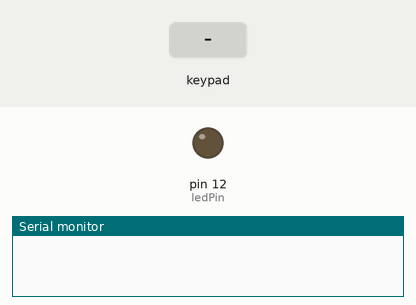
Bench run of a sketch on a simulated Arduino Uno, built with avr-gcc and run on an emulated ATmega328P. On the bench: output pins drawn as LEDs (lit = HIGH), the last lines printed to the serial monitor. Inputs (shaded band) come from the test bench.

Above: at 1.2 s.
1.3 s: keypad keys 1 2 3 = pressed 0.4 s apart
At 3.6 s:
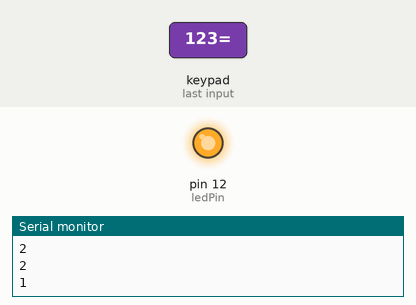
4.4 s: key '1' pressed
At 5.1 s:
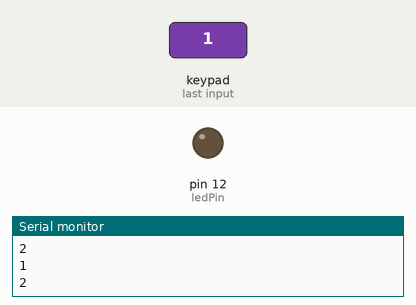
Timing chart, 0 to 7.4 s (numbered marks = the images above; inputs shaded):
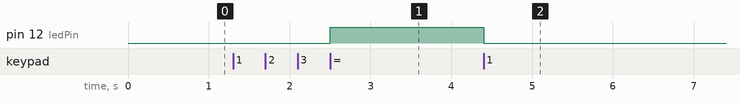

Measured:
- after the input at 1.3 s, pin 12 (ledPin): LOW → HIGH after 1.2 s
- after the input at 4.4 s, pin 12 (ledPin): HIGH → LOW at once

The sketch:

sketch_nov12a_keypad_password.ino
```cpp
#include <Keypad.h>

const byte ROWS = 4;  // four rows
const byte COLS = 4;  // four columns

char hexaKeys[ROWS][COLS] = {
  { '1', '2', '3', '+' },
  { '4', '5', '6', '-' },
  { '7', '8', '9', '*' },
  { 'C', '0', '=', '/' }
};

byte rowPins[ROWS] = { 2, 3, 4, 5 };  // connect to the row pinouts of the keypad
byte colPins[COLS] = { 6, 7, 8, 9 };  // connect to the column pinouts of the keypad

Keypad customKeypad = Keypad(makeKeymap(hexaKeys), rowPins, colPins, ROWS, COLS);

String currentNumber = "";  // to keep track of the entered number
int firstOperand = 0;
int secondOperand = 0;
char currentOperator = '\0';
bool isOperatorPressed = false;
bool isResultDisplayed = false;
const int ledPin = 12;
String code = "";

void setup() {
  Serial.begin(9600);
  pinMode(ledPin, OUTPUT);
}

void loop() {
  char customKey = customKeypad.getKey();

  if (customKey) {
    if (customKey == '=') {
      if (code == "123") {
        digitalWrite(ledPin, HIGH);
        Serial.println('1');
      } else {
        Serial.println('wrong code!!');
      }
      code="";
    } else {
      digitalWrite(ledPin, LOW);
      code += String(customKey);
      Serial.println('2');
    }
  }
  // currentNumber += customKey;
  // Serial.println(customKey);
}
```
